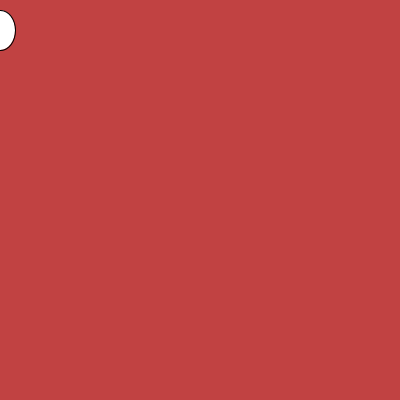
Frame 1 (no input)
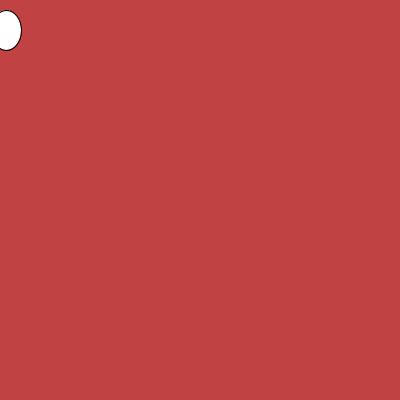
Frame 60 (the mouse pressed at the canvas centre just before this capture)
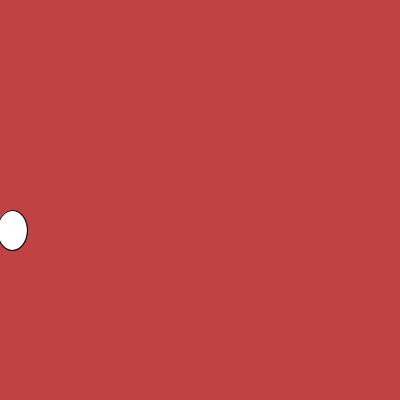
Frame 120 (the mouse held since frame 60 and released just before this capture)

The Processing sketch that drew these frames (run headless with seeded random() and noise(); from frame 60 on, the mouse is pressed at the canvas centre):

// Processing sketch: sketch_may21d_3
// ── sketch_may21d_3.pde
// float x = 0; => can be here as well -- when its outside of curly brackets.

void setup() {
  size(400,400);
  

// int x =0;
  
}
float x = 0;

//outside the curly bracket - inside doesn't allow this for sharing

void draw() {
  background(193,66,66);
  float speed = 0.1;
  x = x + speed;
  // thus will not work with int
  float x = frameCount / 10;
  float y = mouseY+30;
  ellipse(x,y,30,40);
}
